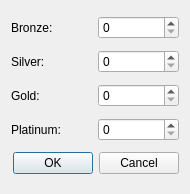
<?xml version="1.0" encoding="UTF-8"?>
<ui version="4.0">
 <class>Dialog</class>
 <widget class="QDialog" name="Dialog">
  <property name="geometry">
   <rect>
    <x>0</x>
    <y>0</y>
    <width>190</width>
    <height>194</height>
   </rect>
  </property>
  <property name="windowTitle">
   <string>Remove Money</string>
  </property>
  <layout class="QGridLayout" name="gridLayout">
   <item row="0" column="0">
    <widget class="QLabel" name="label">
     <property name="text">
      <string>Bronze: </string>
     </property>
    </widget>
   </item>
   <item row="0" column="1">
    <widget class="QSpinBox" name="bronzeBox">
     <property name="maximum">
      <number>999999999</number>
     </property>
    </widget>
   </item>
   <item row="1" column="0">
    <widget class="QLabel" name="label_2">
     <property name="text">
      <string>Silver: </string>
     </property>
    </widget>
   </item>
   <item row="1" column="1">
    <widget class="QSpinBox" name="silverBox">
     <property name="maximum">
      <number>999999999</number>
     </property>
    </widget>
   </item>
   <item row="2" column="0">
    <widget class="QLabel" name="label_3">
     <property name="text">
      <string>Gold: </string>
     </property>
    </widget>
   </item>
   <item row="2" column="1">
    <widget class="QSpinBox" name="goldBox">
     <property name="maximum">
      <number>999999999</number>
     </property>
    </widget>
   </item>
   <item row="3" column="0">
    <widget class="QLabel" name="label_4">
     <property name="text">
      <string>Platinum: </string>
     </property>
    </widget>
   </item>
   <item row="3" column="1">
    <widget class="QSpinBox" name="platinumBox">
     <property name="maximum">
      <number>999999999</number>
     </property>
    </widget>
   </item>
   <item row="4" column="0" colspan="2">
    <widget class="QDialogButtonBox" name="buttonBox">
     <property name="orientation">
      <enum>Qt::Horizontal</enum>
     </property>
     <property name="standardButtons">
      <set>QDialogButtonBox::Cancel|QDialogButtonBox::Ok</set>
     </property>
    </widget>
   </item>
  </layout>
 </widget>
 <resources/>
 <connections>
  <connection>
   <sender>buttonBox</sender>
   <signal>accepted()</signal>
   <receiver>Dialog</receiver>
   <slot>accept()</slot>
   <hints>
    <hint type="sourcelabel">
     <x>248</x>
     <y>254</y>
    </hint>
    <hint type="destinationlabel">
     <x>157</x>
     <y>274</y>
    </hint>
   </hints>
  </connection>
  <connection>
   <sender>buttonBox</sender>
   <signal>rejected()</signal>
   <receiver>Dialog</receiver>
   <slot>reject()</slot>
   <hints>
    <hint type="sourcelabel">
     <x>316</x>
     <y>260</y>
    </hint>
    <hint type="destinationlabel">
     <x>286</x>
     <y>274</y>
    </hint>
   </hints>
  </connection>
 </connections>
</ui>
